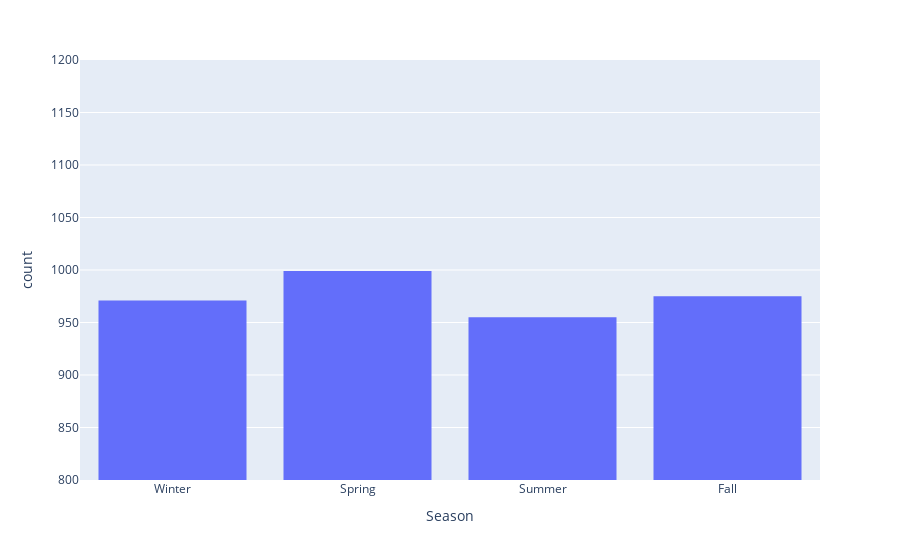

This figure's notebook cell:
### Code cell
fig = px.histogram(df , x = 'Season' , range_y= [800 , 1200] )
fig.show()

### Figure 1 — Plotly figure (JSON) as saved in the notebook; plotly's stock layout.template omitted (floating-point values rounded to 4 significant figures; data arrays with more than 128 entries replaced by an {"elided": "..."} marker saying what was removed)
{"data": [{"alignmentgroup": "True", "bingroup": "x", "hovertemplate": "Season=%{x}<br>count=%{y}<extra></extra>", "legendgroup": "", "marker": {"color": "#636efa", "pattern": {"shape": ""}}, "name": "", "offsetgroup": "", "orientation": "v", "showlegend": false, "type": "histogram", "x": {"elided": "3900 str values"}, "xaxis": "x", "yaxis": "y"}], "layout": {"autosize": true, "barmode": "relative", "legend": {"tracegroupgap": 0}, "margin": {"t": 60}, "xaxis": {"anchor": "y", "autorange": true, "domain": [0, 1], "range": [-0.5, 3.5], "title": {"text": "Season"}, "type": "category"}, "yaxis": {"anchor": "x", "domain": [0, 1], "range": [800, 1200], "title": {"text": "count"}}}}
